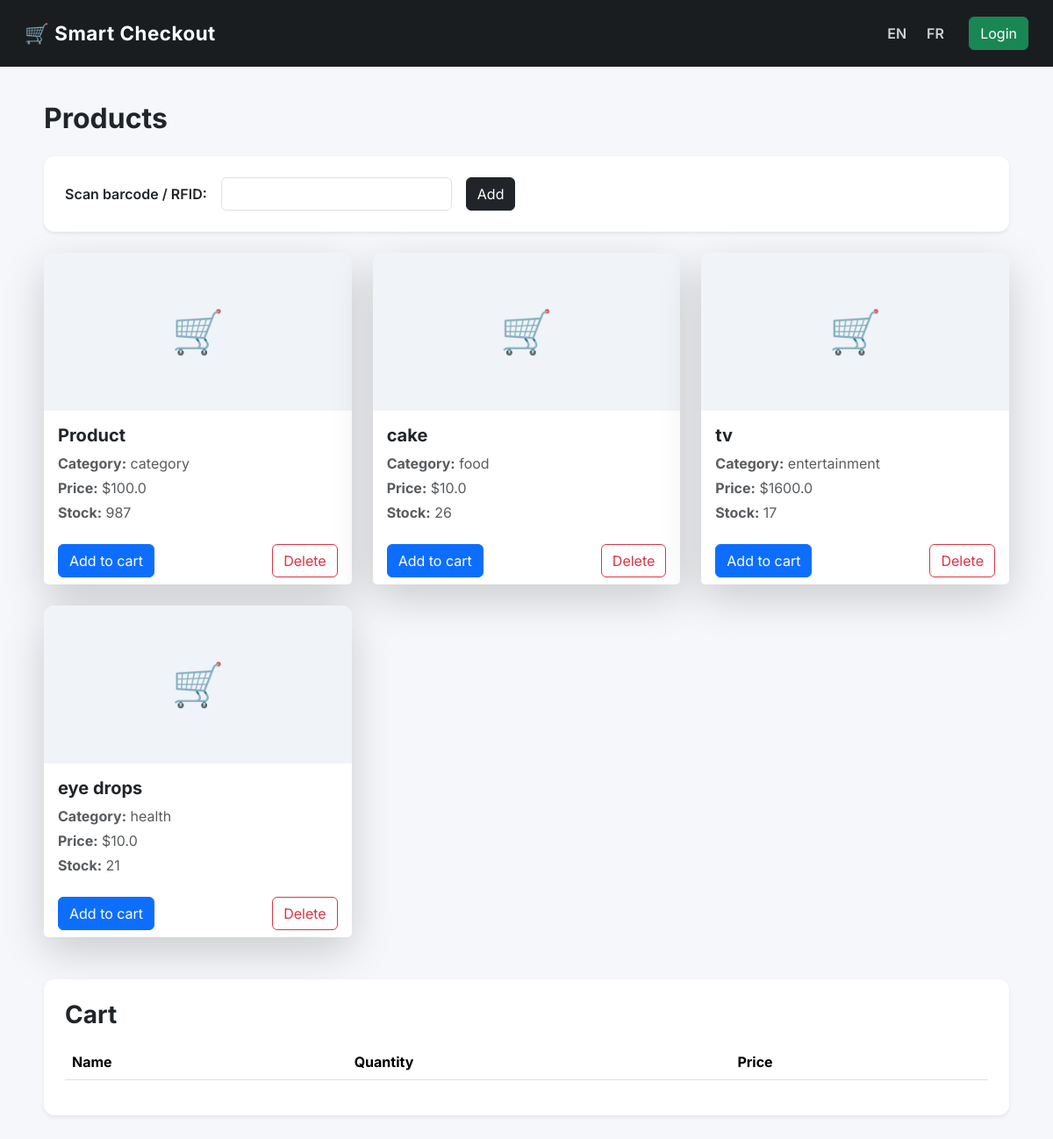
Screenshot of /products/ with the database file from the repository.
### phase3/models.py (models this page shows)
class Products(models.Model):
    name = models.CharField(max_length=255)
    category = models.CharField(max_length=100)
    price = models.FloatField()
    epc = models.CharField(max_length=50, unique=True)
    upc = models.CharField(max_length=50, unique=True)
    producer_company = models.CharField(max_length=100)
    image_url = models.CharField()
    stock_quantity = models.IntegerField(default=0)
    expiry_date = models.DateField()

### phase3/views.py (the view)
# urls.py: path('products/', views.products_page, name='products_page'),
def products_page(request):
    if request.method == "POST" and "delete_product" in request.POST:
        product_id = request.POST.get("delete_product")
        Products.objects.filter(id=product_id).delete()
        return redirect("products_page")
    products = Products.objects.all()
    context = {"products": products}
    return render(request, "products.html", context)

### phase3/templates/products.html (shortened to what this page needs)
{% extends "base.html" %}
{% load static %}
{% load i18n %}
{% block content %}
<h2 class="mb-4 fw-bold">{% trans "Products" %}</h2>
<div class="card p-4 mb-4 shadow-sm">
    <form id="scan-form" onsubmit="handleScan(event)" class="d-flex align-items-center gap-3">
        <label for="scan-code" class="fw-semibold">{% trans "Scan barcode / RFID:" %}</label>
        <input id="scan-code" type="text" autocomplete="off" autofocus class="form-control w-25">
        <button type="submit" class="btn btn-dark">{% trans "Add" %}</button>
    </form>
</div>
<div class="row g-4">
    {% for p in products %}
    <div class="col-md-4">
        <div class="card h-100 shadow-lg border-0 product-card">
            <div class="card-img-top product-img d-flex align-items-center justify-content-center">
                <span class="product-icon">🛒</span>
            </div>
            <div class="card-body">
                <h5 class="card-title fw-bold">{{ p.name }}</h5>
                <p class="card-text text-muted mb-1"><strong>{% trans "Category" %}:</strong> {{ p.category }}</p>
                <p class="card-text text-muted mb-1"><strong>{% trans "Price" %}:</strong> ${{ p.price }}</p>
                <p class="card-text text-muted"><strong>{% trans "Stock" %}:</strong> {{ p.stock_quantity }}</p>
            </div>
            <div class="card-footer bg-white border-0 d-flex justify-content-between">
                <button
                    class="btn btn-primary"
                    onclick="addToCart('{{ p.id }}', '{{ p.name }}', '{{ p.price }}', '{{ p.stock_quantity }}')">
                    {% trans "Add to cart" %}
                </button>
                <form method="POST" style="display:inline">
                    <button type="submit" name="delete_product" value="{{ p.id }}" class="btn btn-outline-danger">
                        {% trans "Delete" %}
                    </button>
                </form>
            </div>
        </div>
    </div>
    {% endfor %}
</div>
<div class="card mt-5 p-4 shadow-sm">
    <h3 class="fw-bold mb-3">{% trans "Cart" %}</h3>
    <table id="cart-table" class="table table-striped">
        <thead>
            <tr>
                <th>{% trans "Name" %}</th>
                <th>{% trans "Quantity" %}</th>
                <th>{% trans "Price" %}</th>
            </tr>
        </thead>
    </table>
</div>
{% endblock %}

### phase3/templates/base.html (style rules this page uses)
body { background-color: #f5f7fa; font-family: 'Inter', sans-serif; }
.card { border-radius: 12px; box-shadow: 0 4px 20px rgba(0,0,0,0.05); border: none; }

### phase3/templates/products.html (style rules this page uses)
.product-card { transition: transform 0.2s ease, box-shadow 0.2s ease; }
.product-img { height: 180px; background: #f0f3f7; border-radius: 12px 12px 0 0; font-size: 48px; }

### rows the page displays
Products: name "Product", category "category", price "100.0", stock_quantity "987", {{ p.id }} 2 (drawn)
Products: name "cake", category "food", price "10.0", stock_quantity "26", {{ p.id }} 5 (drawn)
Products: name "tv", category "entertainment", price "1600.0", stock_quantity "17", {{ p.id }} 6 (drawn)
Products: name "eye drops", category "health", price "10.0", stock_quantity "21", {{ p.id }} 7 (drawn)
